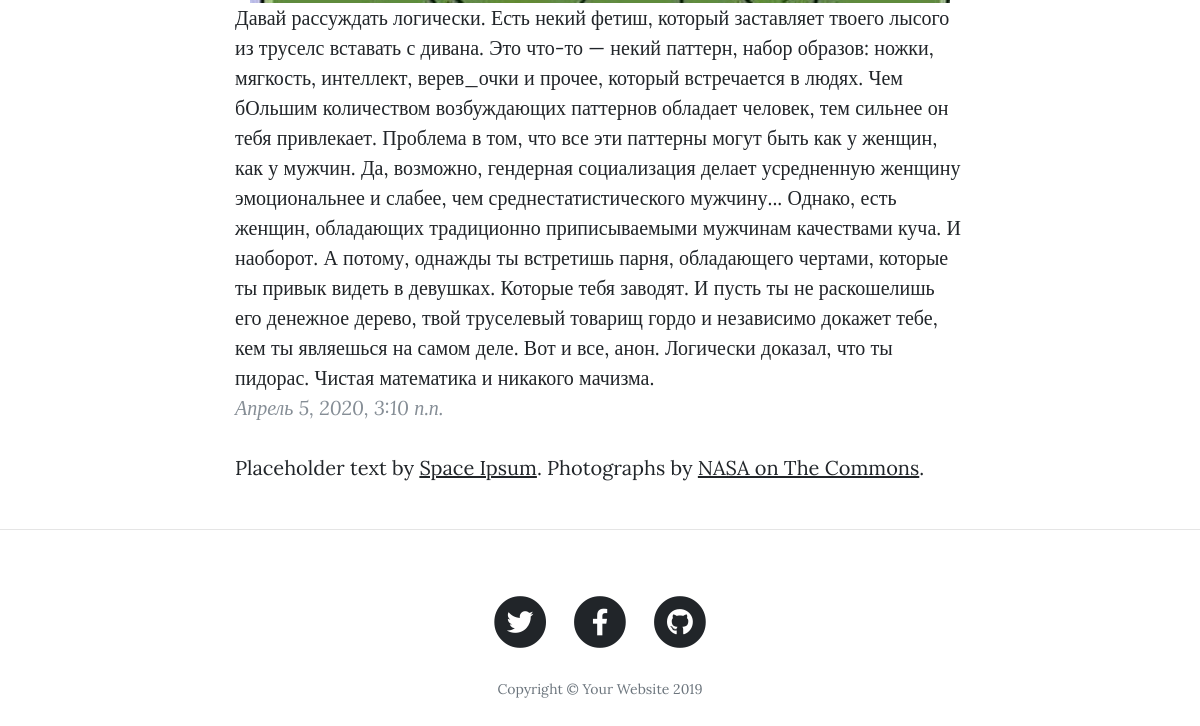
/article/pochemu-ty-pidor/ (lower part), run on an earlier commit of the app's database.
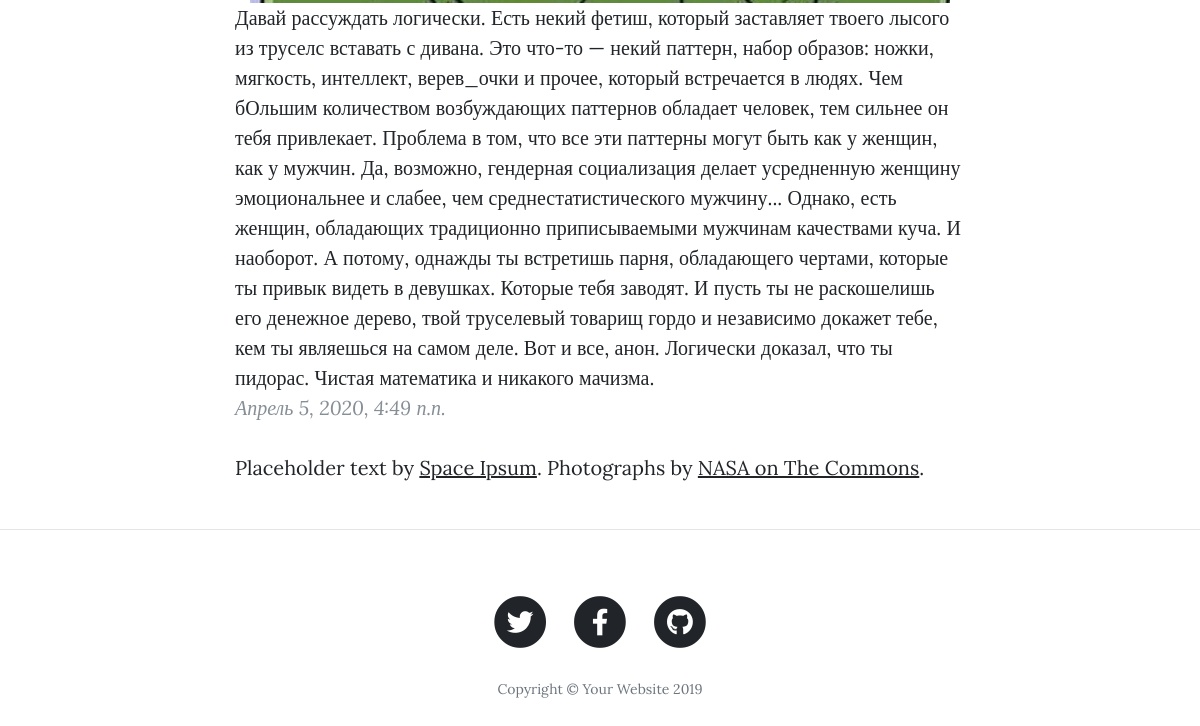
And on a later commit of the database.
### apps/blogapp/models.py (models this page shows, shortened)
class Article(models.Model):
    title = models.CharField(max_length=200, verbose_name="Заголовок")
    body = models.TextField(max_length=5000, verbose_name="Основной текст")
    date = models.DateTimeField(default=datetime.now, null=True, verbose_name="Дата создания")
    image = models.ImageField(blank=True, default='media/Map-Navigation.jpg', upload_to='media', verbose_name="картинка")
    slug = models.SlugField(unique=True, verbose_name="url")
    class Meta:
        verbose_name = "Статья"
        verbose_name_plural = "Статьи"
        ordering = ['-date']

### apps/blogapp/views.py (the view)
# urls.py: path('article/<str:slug>/', views.post, name="post"),
def post(request, slug=None, **kwargs):
    if request.method == 'GET':
        article = get_object_or_404(Article, slug=slug)
        context = {
            'article':article,
        }
        return render(request, 'post.html', context)

### templates/post.html (shortened to what this page needs)
{% extends 'base.html' %}
{% load static %}
{% block content %}
  <article>
    <div class="container">
      <div class="row">
        <div class="col-lg-8 col-md-10 mx-auto">
            {{ article.body }}
            <blockquote class="blockquote">{{ article.date }}</blockquote>
          <p>Placeholder text by
            <a href="http://spaceipsum.com/">Space Ipsum</a>. Photographs by
            <a href="https://www.flickr.com/photos/nasacommons/">NASA on The Commons</a>.</p>
        </div>
      </div>
    </div>
  </article>
  <hr>
{% endblock %}

What changed in the data, as far as the page shows it:
changed Article: date "Апрель 5, 2020, 3:10 п.п." → "Апрель 5, 2020, 4:49 п.п."
